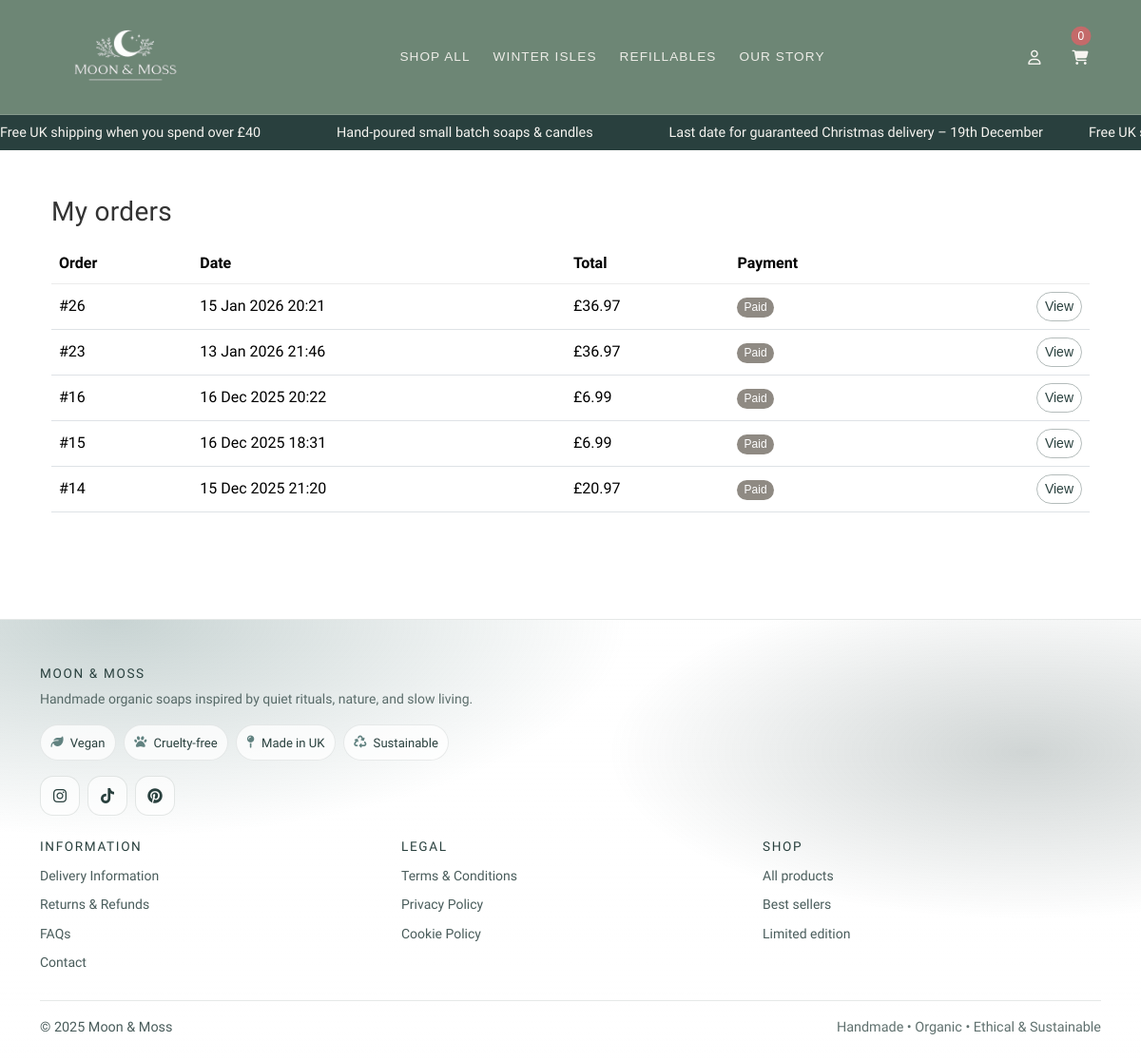
The page /accounts/orders/ (signed in) on the database as committed earlier.
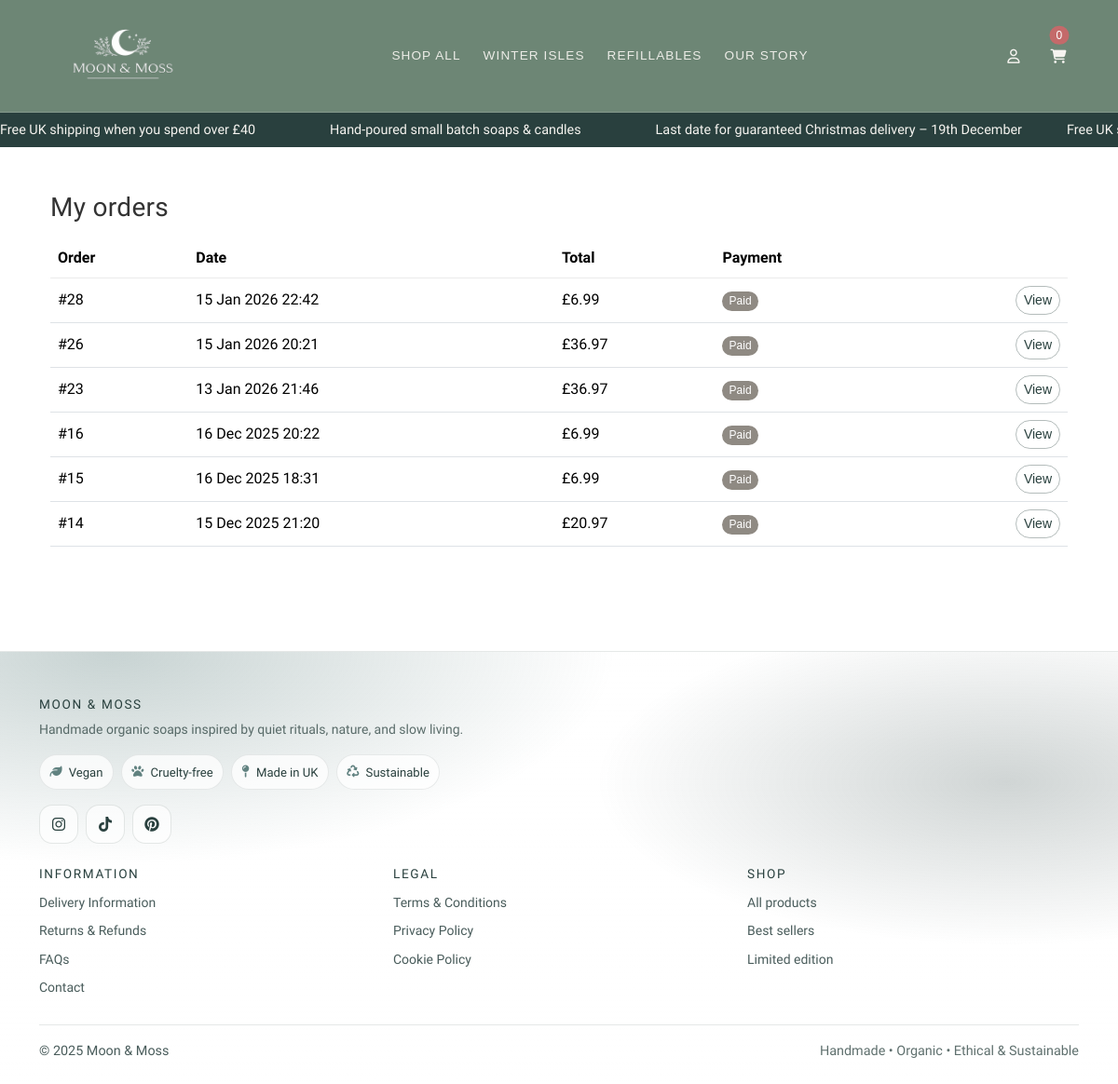
The same page on the database as committed later.
### checkout/models.py (models this page shows, shortened)
class Order(models.Model):
    PENDING = "PENDING"
    PAID = "PAID"
    FAILED = "FAILED"
    NEW = "NEW"
    DISPATCHED = "DISPATCHED"
    DELIVERED = "DELIVERED"
    CANCELLED = "CANCELLED"
    STATUS_CHOICES = [
        (PENDING, "Pending"),
        (PAID, "Paid"),
        (FAILED, "Failed"),
    ]
    FULFILMENT_CHOICES = [
        (NEW, "New"),
        (DISPATCHED, "Dispatched"),
        (DELIVERED, "Delivered"),
        (CANCELLED, "Cancelled"),
    ]
    user = models.ForeignKey(
        settings.AUTH_USER_MODEL,
        on_delete=models.SET_NULL,
        null=True,
        blank=True,
        related_name="orders",
    )
    full_name = models.CharField(max_length=100, blank=True)
    email = models.EmailField(blank=True)
    address_line1 = models.CharField(max_length=255, blank=True)
    address_line2 = models.CharField(max_length=255, blank=True)
    city = models.CharField(max_length=100, blank=True)
    postcode = models.CharField(max_length=20, blank=True)
    status = models.CharField(
        max_length=10,
        choices=STATUS_CHOICES,
        default=PENDING,
    )
    total = models.DecimalField(max_digits=8, decimal_places=2)
    stripe_session_id = models.CharField(max_length=255, blank=True)
    created_at = models.DateTimeField(auto_now_add=True)
    stock_deducted = models.BooleanField(default=False)
    fulfilment_status = models.CharField(
        max_length=12,
        choices=FULFILMENT_CHOICES,
        default=NEW,
    )
    dispatched_at = models.DateTimeField(null=True, blank=True)
    delivered_at = models.DateTimeField(null=True, blank=True)
    cancelled_at = models.DateTimeField(null=True, blank=True)

### accounts/views.py (the view)
# urls.py: path("orders/", views.my_orders, name="my_orders"),
@login_required
def my_orders(request):
    orders = (
        Order.objects
        .filter(user=request.user, status=Order.PAID)
        .order_by("-created_at")
    )
    return render(request, "accounts/my_orders.html", {"orders": orders})

### cart/context_processors.py (called while the page is built)
def cart_count(request):
    cart = get_or_create_cart(request)
    try:
        count = sum(i.qty for i in cart.items.all())
    except Exception:
        count = 0
    return {"cart_count": count}

### cart/utils.py (called while the page is built)
def get_or_create_cart(request):
    if not request.session.session_key:
        request.session.create()
    request.session.set_expiry(60 * 60 * 24 * 14)
    session_key = request.session.session_key
    if request.user.is_authenticated:
        cart, _ = Cart.objects.get_or_create(
            user=request.user,
            defaults={"session_key": session_key},
        )
    else:
        cart, _ = Cart.objects.get_or_create(
            user=None,
            session_key=session_key,
        )
    return cart

### accounts/templates/accounts/my_orders.html
{% extends "base.html" %}
{% block content %}
  <div class="container py-4">
    <div class="d-flex justify-content-between align-items-center mb-3">
      <h1 class="h3 mb-0">My orders</h1>
    </div>
    <div class="table-responsive">
      <table class="table align-middle">
        <thead>
          <tr>
            <th>Order</th>
            <th>Date</th>
            <th>Total</th>
            <th>Payment</th>
            <th></th>
          </tr>
        </thead>
        <tbody>
          {% for o in orders %}
            <tr>
              <td>#{{ o.id }}</td>
              <td>{{ o.created_at|date:"d M Y H:i" }}</td>
              <td>£{{ o.total|floatformat:2 }}</td>
              <td>
                {% if o.status == "PAID" %}
                  <span class="badge text-bg-success">Paid</span>
                {% elif o.status == "PENDING" %}
                  <span class="badge text-bg-warning">Pending</span>
                {% else %}
                  <span class="badge text-bg-danger">Failed</span>
                {% endif %}
              </td>
              <td class="text-end">
                <a class="btn btn-sm btn-outline-secondary"
                   href="{% url 'accounts:my_order_detail' o.id %}">View</a>
              </td>
            </tr>
          {% empty %}
            <tr>
              <td colspan="5" class="text-muted">You don’t have any orders yet.</td>
            </tr>
          {% endfor %}
        </tbody>
      </table>
    </div>
  </div>
{% endblock content %}

### templates/base.html (shortened to what this page needs)
{% load static %}
<!DOCTYPE html>
<html lang="en">
  <head>
    <link href="https://cdn.jsdelivr.net/npm/bootstrap@5.3.3/dist/css/bootstrap.min.css"
          rel="stylesheet">
    <link rel="stylesheet" href="{% static 'css/main.css' %}">
  </head>
  <body>
    <nav class="navbar navbar-light navbar-pink bb-navbar sticky-top">
      <div class="container bb-nav-grid">
        <div class="bb-nav-center">
          <a class="navbar-brand bb-brand" href="{% url 'catalog:home' %}">
            <img src="{% static 'img/logo.png' %}" alt="Moon & Moss" class="bb-logo">
          </a>
        </div>
        <div class="bb-nav-links-wrap d-none d-lg-flex">
          <ul class="navbar-nav bb-nav-links bb-nav-links-desktop">
            <li class="nav-item"><a class="nav-link" href="{% url 'catalog:product_list' %}">Shop All</a></li>
            <li class="nav-item"><a class="nav-link" href="{% url 'catalog:winter_isles' %}">Winter Isles</a></li>
            <li class="nav-item"><a class="nav-link" href="{% url 'catalog:refillables' %}">Refillables</a></li>
            <li class="nav-item"><a class="nav-link" href="{% url 'catalog:about' %}">Our Story</a></li>
          </ul>
        </div>
        <div class="bb-nav-right bb-nav-icons">
        {% if user.is_authenticated %}
          <div class="dropdown bb-account-dropdown">
            <button class="btn bb-icon-link dropdown-toggle"
                    type="button"
                    id="accountMenu"
                    data-bs-toggle="dropdown"
                    aria-expanded="false"
                    aria-label="Account menu">
              <span class="bb-icon"><i class="fa-regular fa-user"></i></span>
            </button>
          </div>
        {% else %}
      <a href="{% url 'accounts:login' %}?next={{ request.get_full_path }}"
        class="bb-icon-link"
        title="Login">
        <span class="bb-icon"><i class="fa-regular fa-user"></i></span>
      </a>
    {% endif %}
          <a href="{% url 'cart:view' %}"
            class="bb-icon-link position-relative"
            title="Cart"
            data-bs-toggle="offcanvas"
            data-bs-target="#miniCart"
            aria-controls="miniCart">
            <span class="bb-icon"><i class="fa-solid fa-cart-shopping"></i></span>
            <span id="cart-count"
            class="position-absolute top-0 end-0 translate-middle badge rounded-pill text-bg-danger">
              {{ cart_count|default:0 }}
            </span>
          </a>
        </div>
      </div>
    </nav>
    <div class="bb-promo-bar">
      <div class="bb-promo-inner">
      <div class="bb-promo-track">
          <span>Free UK shipping when you spend over £40</span>
          <span>Hand-poured small batch soaps & candles</span>
          <span>Last date for guaranteed Christmas delivery – 19th December</span>
      </div>
      <div class="bb-promo-track">
        <span>Free UK shipping when you spend over £40</span>
      </div>
    </div>
  </div>
    <div class="toast-container position-fixed bottom-0 end-0 p-3"
         style="z-index: 1080">
    </div>
    <main class="container py-4">
      {% block content %}{% endblock content %}
    </main>
  <footer class="bb-footer mt-5 pt-5 pb-4">
    <div class="container">
      <div class="row g-4 align-items-start mb-4">
        <div class="col-12">
          <div class="bb-footer-brand">
            <h6 class="text-uppercase mb-2">Moon &amp; Moss</h6>
            <p class="small mb-3 bb-footer-muted">
              Handmade organic soaps inspired by quiet rituals, nature, and slow living.
            </p>
            <div class="bb-footer-chips">
              <span class="bb-footer-chip"><i class="fa-solid fa-leaf" aria-hidden="true"></i> Vegan</span>
              <span class="bb-footer-chip"><i class="fa-solid fa-paw" aria-hidden="true"></i> Cruelty-free</span>
              <span class="bb-footer-chip"><i class="fa-solid fa-map-pin" aria-hidden="true"></i> Made in UK</span>
              <span class="bb-footer-chip"><i class="fa-solid fa-recycle" aria-hidden="true"></i> Sustainable</span>
            </div>
            <div class="bb-footer-social mt-3">
              <a href="#" class="bb-social-link" aria-label="Instagram"><i class="fa-brands fa-instagram"></i></a>
              <a href="#" class="bb-social-link" aria-label="TikTok"><i class="fa-brands fa-tiktok"></i></a>
              <a href="#" class="bb-social-link" aria-label="Pinterest"><i class="fa-brands fa-pinterest"></i></a>
            </div>
          </div>
        </div>
      </div>
      <div class="row g-4">
        <div class="col-6 col-md-4">
          <h6 class="text-uppercase mb-2">Information</h6>
          <ul class="list-unstyled small mb-0 bb-footer-links">
            <li><a href="{% url 'delivery' %}">Delivery Information</a></li>
            <li><a href="{% url 'returns' %}">Returns &amp; Refunds</a></li>
            <li><a href="{% url 'faq' %}">FAQs</a></li>
            <li><a href="{% url 'contact' %}">Contact</a></li>
          </ul>
        </div>
        <div class="col-6 col-md-4">
          <h6 class="text-uppercase mb-2">Legal</h6>
          <ul class="list-unstyled small mb-0 bb-footer-links">
            <li><a href="{% url 'terms' %}">Terms &amp; Conditions</a></li>
            <li><a href="{% url 'privacy' %}">Privacy Policy</a></li>
            <li><a href="{% url 'cookies' %}">Cookie Policy</a></li>
          </ul>
        </div>
        <div class="col-12 col-md-4">
          <h6 class="text-uppercase mb-2">Shop</h6>
          <ul class="list-unstyled small mb-3 bb-footer-links">
            <li><a href="{% url 'catalog:product_list' %}">All products</a></li>
            <li><a href="{% url 'catalog:product_list' %}?tag=best-sellers">Best sellers</a></li>
            <li><a href="{% url 'catalog:product_list' %}?tag=limited">Limited edition</a></li>
          </ul>
        </div>
      </div>
      <div class="bb-footer-bottom mt-4 pt-3">
        <span>© {{ now|default:"2025" }} Moon &amp; Moss</span>
        <span class="bb-footer-muted">Handmade • Organic • Ethical &amp; Sustainable</span>
      </div>
    </div>
  </footer>
  </body>
</html>

### static/css/base-admin.css (style rules this page uses)
:root { --bb-primary: #5f7f6b; --bb-secondary: #8f8a83; --bb-success: #8f8a83; --bb-warning: #e3b35a; --bb-danger: #c46a6a; --bb-info: #7aa6c9; --bb-bg-soft: rgba(255, 255, 255, .85); --bb-border-soft: rgba(0, 0, 0, .08); --bb-shadow-soft: 0 12px 30px rgba(0, 0, 0, .06); }
.btn-outline-secondary { background: var(--aa-primary); border-color: var(--aa-primary); color: #fff; }
.badge { border-radius: 999px; font-weight: 500; padding: .35em .6em; }
.text-bg-success { background-color: var(--bb-success) !important; }
.text-bg-danger { background-color: var(--bb-danger) !important; }

Rows that differ between the two databases and show on the page:
added Order: id "28", created_at "15 Jan 2026 22:42", total "6.99", status "Paid"
